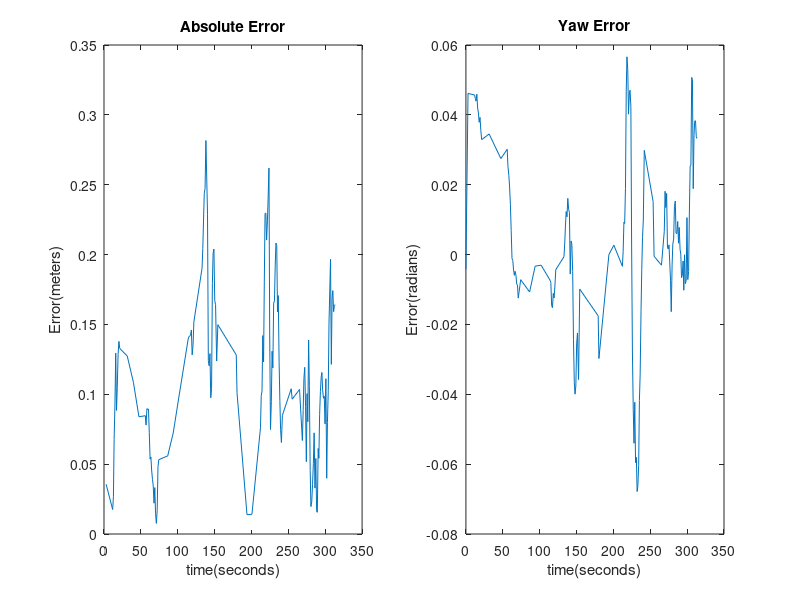

Write the MATLAB code that produced this figure.
%Plotting data from error topic

%Loading files
XYError=csvread('error_D.txt');
yaw_error=csvread('error_Y.txt');

%%Starting from time 0
XYError(:,1)=XYError(:,1)-XYError(1,1);
yaw_error(:,1)=yaw_error(:,1)-yaw_error(1,1);

%from nsecs to secs
XYError(:,1)=XYError(:,1)/1000000000;
yaw_error(:,1)=yaw_error(:,1)/1000000000;


%Plotting 
subplot(1,2,1);
plot(XYError(2:end,1),XYError(2:end,2));
title('Absolute Error');
xlabel('time(seconds)');
ylabel('Error(meters)');

subplot(1,2,2);
plot(yaw_error(:,1),yaw_error(:,2));
title('Yaw Error');
xlabel('time(seconds)');
ylabel('Error(radians)');

